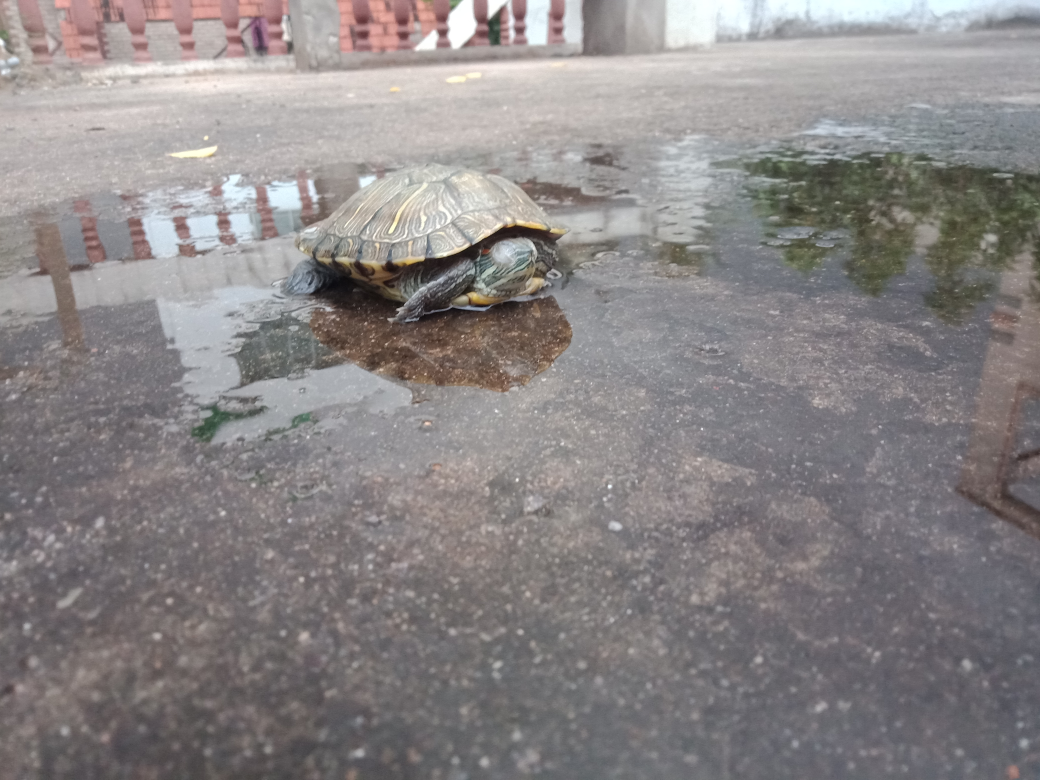
#> input picture Turtle.jpg, 4160 x 3120 px (shown at 1/4 size)
$ python Filtering-1.py
#> lines starting #> are read from the running program, lines starting #| are printed output that depends on the picture
import cv2 as cv
import numpy as np
import matplotlib.pyplot as plt
from pathlib import Path

image = cv.imread("Turtle.jpg")
#> image is the input picture: shape (3120, 4160, 3); mean B, G, R 134, 133.6, 138.3

if image is None:
    raise FileNotFoundError("Turtle.jpg not found. Check the file path.")

gry_image = cv.cvtColor(image, cv.COLOR_BGR2GRAY)
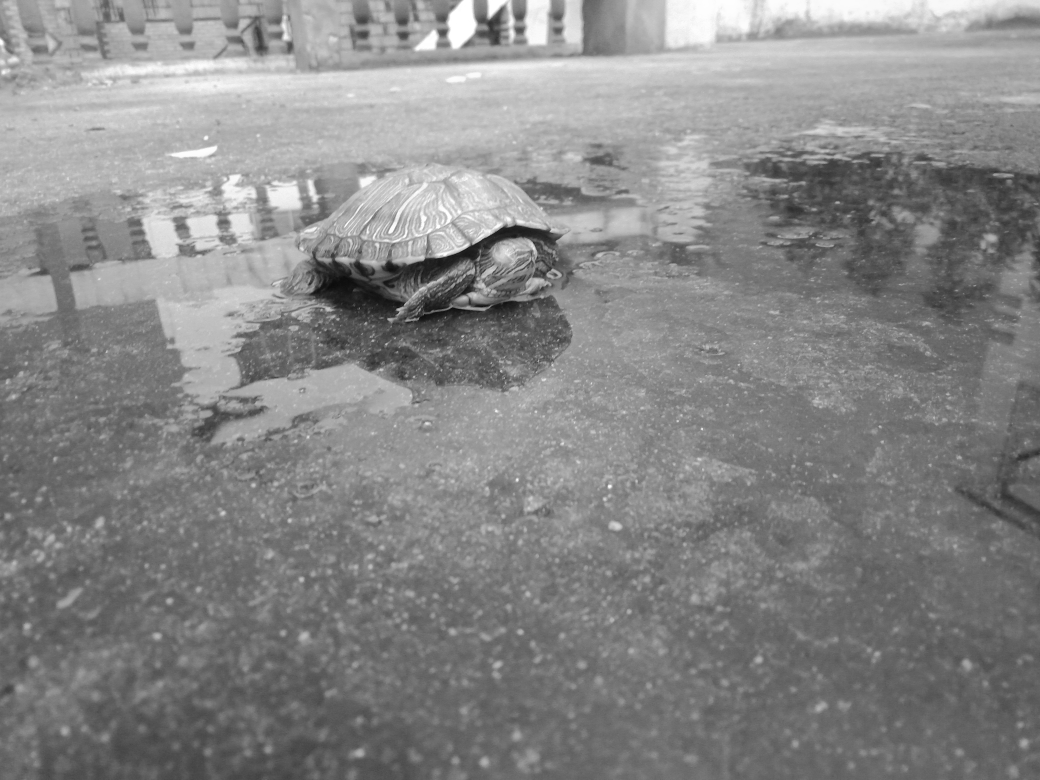
#> gry_image: shape (3120, 4160) (shown at 1/4 size); min 1, max 255, mean 135

print("Original image:", image.shape, image.dtype)
#| Original image: (3120, 4160, 3) uint8
print("Grayscale image:", gry_image.shape, gry_image.dtype)
#| Grayscale image: (3120, 4160) uint8

WORKING_WIDTH = 1200
scale = WORKING_WIDTH / gry_image.shape[1]
#> scale = 0.288
working_height = int(gry_image.shape[0] * scale)
#> working_height = 899
clean = cv.resize(gry_image, (WORKING_WIDTH, working_height),
                   interpolation=cv.INTER_AREA)

OUTPUT_DIR = Path("filter_outputs")
OUTPUT_DIR.mkdir(exist_ok=True)

def add_salt_pepper_noise(img, amount=0.04, seed=42):
    """Replace random pixels with black or white."""
#> called with amount = 0.04, seed = 42
    rng = np.random.default_rng(seed)
    noisy = img.copy()
    random_values = rng.random(img.shape)

    noisy[random_values < amount / 2] = 0
    noisy[(random_values >= amount / 2) &
          (random_values < amount)] = 255
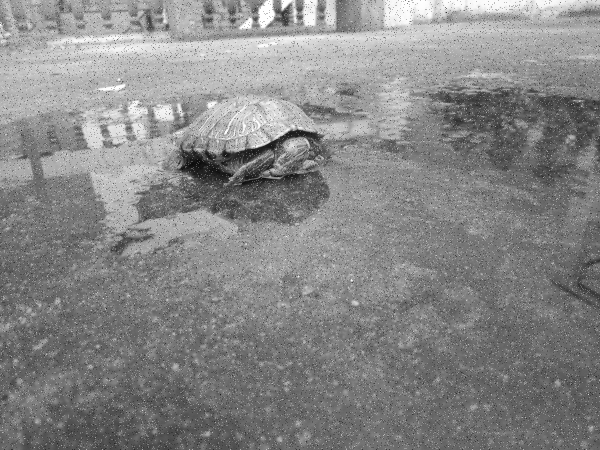
#> noisy: shape (899, 1200) (shown at 1/2 size); min 0, max 255, mean 134.7
    return noisy

def add_gaussian_noise(img, sigma=20, seed=42):
    """Add Gaussian-distributed noise and keep values in the 0-255 range."""
#> called with sigma = 20, seed = 42
    rng = np.random.default_rng(seed)
    noise = rng.normal(0, sigma, img.shape)
    noisy = img.astype(np.float32) + noise
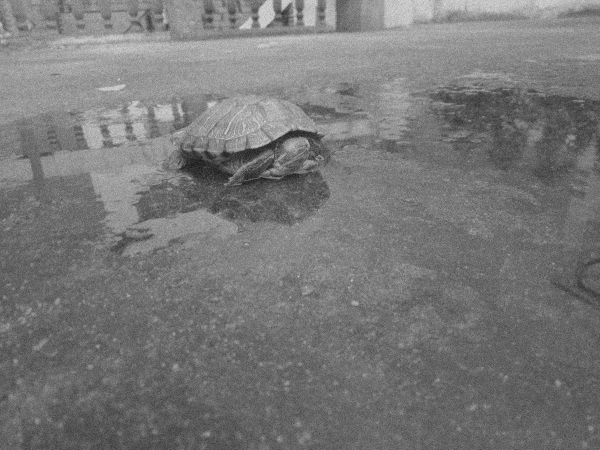
#> noisy: shape (899, 1200) float64 (shown at 1/2 size); min -43.39, max 335.7, mean 135; drawn with min black and max white
    return np.clip(noisy, 0, 255).astype(np.uint8)

def median_filter_custom(img, kernel_size=3):
    if kernel_size < 1 or kernel_size % 2 == 0:
        raise ValueError("kernel_size must be a positive odd number")

    pad = kernel_size // 2
    padded = np.pad(img, pad, mode="edge")
    output = np.empty_like(img)

    for i in range(img.shape[0]):
        for j in range(img.shape[1]):
            region = padded[i:i + kernel_size, j:j + kernel_size]
            output[i, j] = np.median(region)

    return output

def mean_filter_custom(img, kernel_size=3):
    if kernel_size < 1 or kernel_size % 2 == 0:
        raise ValueError("kernel_size must be a positive odd number")

    pad = kernel_size // 2
    padded = np.pad(img.astype(np.float32), pad, mode="edge")
    output = np.empty_like(img)

    for i in range(img.shape[0]):
        for j in range(img.shape[1]):
            region = padded[i:i + kernel_size, j:j + kernel_size]
#> (the run stopped early here; a loop or call above may not have finished)
